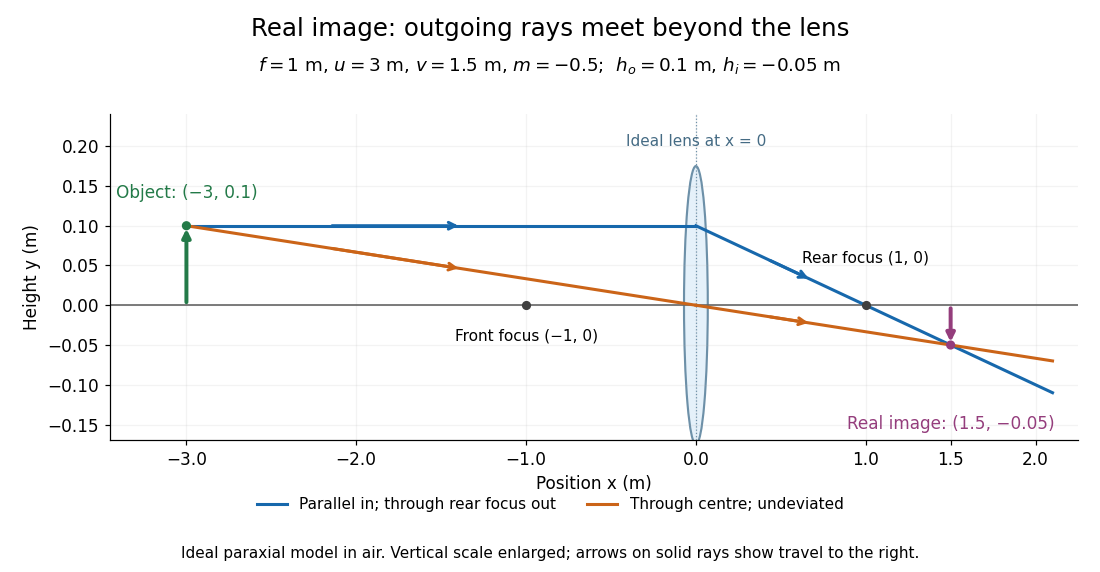

Here is the Python script that generated this plot:
"""Generate thin-lens-real-image.png in CWD; tested with Python 3.14.4.

Uses the repository's numpy and matplotlib dependencies. Exact coordinates in
an ideal paraxial thin-lens model; vertical scale enlarged for visibility.
"""

from pathlib import Path

import matplotlib

matplotlib.use("Agg")
import matplotlib.pyplot as plt
from matplotlib.patches import Ellipse
import numpy as np


def direction_arrow(ax, x0, x1, height, color):
    """Add a rightward arrow on a physically transmitted ray segment."""
    assert x1 > x0
    ax.annotate("", xy=(x1, height(x1)), xytext=(x0, height(x0)),
                arrowprops={"arrowstyle": "->", "lw": 2.0, "color": color},
                zorder=6)


def main():
    focal, distance, object_height = 1.0, 3.0, 0.1
    image = focal * distance / (distance - focal)
    magnification = -image / distance
    image_height = magnification * object_height
    parallel = lambda x: object_height * (1 - x / focal)
    centre = lambda x: -object_height * x / distance
    assert np.allclose([image, magnification, image_height], [1.5, -0.5, -0.05],
                       atol=1e-14, rtol=0)
    assert np.isclose(parallel(focal), 0)
    assert np.isclose(centre(-distance), object_height)
    assert np.isclose(parallel(image), image_height)
    assert np.isclose(centre(image), image_height)
    plt.rcParams.update({"font.size": 11, "figure.facecolor": "white",
                         "axes.facecolor": "white", "axes.spines.top": False,
                         "axes.spines.right": False})
    fig, ax = plt.subplots(figsize=(10, 5.2), dpi=110)
    fig.subplots_adjust(left=.10, right=.98, top=.80, bottom=.23)
    ax.axhline(0, color="0.4", lw=1.1)
    ax.add_patch(Ellipse((0, 0), .14, .35, facecolor="#e5f1fa",
                         edgecolor="#6d90a8", lw=1.4, zorder=1))
    ax.axvline(0, color="#6d90a8", lw=.8, linestyle=":")
    blue, orange = "#1768ac", "#cb6418"
    incoming = np.linspace(-distance, 0, 100)
    outgoing = np.linspace(0, 2.1, 200)
    ax.plot(incoming, np.full_like(incoming, object_height), color=blue, lw=2)
    ax.plot(incoming, centre(incoming), color=orange, lw=2)
    ax.plot(outgoing, parallel(outgoing), color=blue, lw=2,
            label="Parallel in; through rear focus out")
    ax.plot(outgoing, centre(outgoing), color=orange, lw=2,
            label="Through centre; undeviated")
    direction_arrow(ax, -.72 * distance, -.46 * distance,
                    lambda x: object_height, blue)
    direction_arrow(ax, -.72 * distance, -.46 * distance, centre, orange)
    direction_arrow(ax, .42, .68, parallel, blue)
    direction_arrow(ax, .42, .68, centre, orange)
    
    ax.annotate("", xy=(-distance, object_height), xytext=(-distance, 0),
                arrowprops={"arrowstyle": "-|>", "color": "#237a48", "lw": 2.6},
                zorder=7)
    ax.annotate("", xy=(image, image_height), xytext=(image, 0),
                arrowprops={"arrowstyle": "-|>", "color": "#943d7c", "lw": 2.6},
                zorder=7)
    ax.scatter([-distance, image], [object_height, image_height],
               color=["#237a48", "#943d7c"], s=25, zorder=8)
    ax.scatter([-focal, focal], [0, 0], color="0.25", s=25, zorder=8)
    ax.annotate("Front focus (−1, 0)", xy=(-focal, 0), xytext=(0, -23),
                textcoords="offset points", ha="center", fontsize=10)
    ax.annotate("Rear focus (1, 0)", xy=(focal, 0), xytext=(0, 28),
                textcoords="offset points", ha="center", fontsize=10)
    ax.annotate("Object: (−3, 0.1)", xy=(-distance, object_height),
                xytext=(0, 18), textcoords="offset points",
                ha="center", color="#237a48", fontsize=11)
    ax.annotate("Real image: (1.5, −0.05)", xy=(image, image_height),
                xytext=(0, -55), textcoords="offset points",
                ha="center", color="#943d7c", fontsize=11)
    ax.text(0, .20, "Ideal lens at x = 0", ha="center", fontsize=10,
            color="#456b84")
    ax.set(xlim=(-3.45, 2.25), ylim=(-.17, .24), xticks=[-3, -2, -1, 0, 1, 1.5, 2],
           xlabel="Position x (m)", ylabel="Height y (m)")
    ax.grid(alpha=.15)
    fig.suptitle("Real image: outgoing rays meet beyond the lens", fontsize=16, y=.97)
    fig.text(.5, .875, r"$f=1$ m, $u=3$ m, $v=1.5$ m, $m=-0.5$;  $h_o=0.1$ m, $h_i=-0.05$ m", ha="center", fontsize=12)
    handles, labels = ax.get_legend_handles_labels()
    fig.legend(handles, labels, loc="lower center", bbox_to_anchor=(.5, .08),
               ncol=2, frameon=False, fontsize=10)
    fig.text(.5, .025, "Ideal paraxial model in air. Vertical scale enlarged; arrows on solid rays show travel to the right.",
             ha="center", fontsize=10)
    fig.savefig(Path(__file__).stem + ".png", facecolor="white", transparent=False)
    plt.close(fig)


if __name__ == "__main__":
    main()
